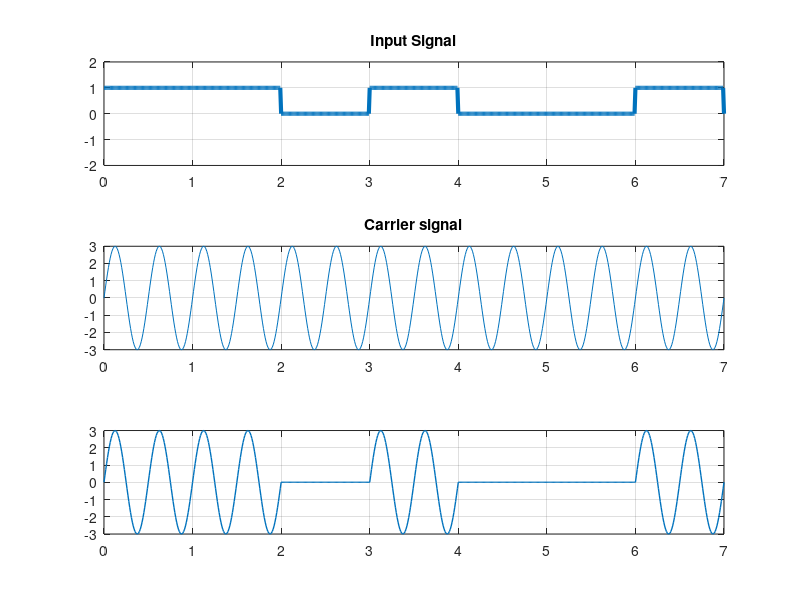

Write the MATLAB code that produced this figure.
clc
clear
close all

bits = [1 1 0 1  0 0 1];
%bits=input('Enter bit stream: ');

bitrate = 1;

sampling_rate = 100;
sampling_time = 1/sampling_rate;

end_time = length(bits)/bitrate;
time = 0:sampling_time:end_time;
lenTime=length(time);


%input digital data
x=zeros(1,lenTime);
for i = 1:length(bits)
  if bits(i) == 1
    x((i-1)*sampling_rate+1:i*sampling_rate) =1;
  end
end

subplot(3,1,1);
plot(time, x, 'linewidth', 3);
ylim([-2, 2]);
title("Input Signal");
grid on;
a = 3; %Amplitude
f = 2; %Frequency
modulation = a*sin(2*pi*f*time);

subplot(3,1,2);
plot(time, modulation);
title("Carrier signal"); 
grid on;


in = 1; %Bitstream in

for i = 1:length(time)
    if bits(in) == 0
        modulation(i) = 0;
    end
    if time(i)*bitrate >= in
        in = in+1;
    end
end


%axis([0 end_time -12 12]);
subplot(3,1,3);
plot(time, modulation, "LineWidth", 1);
grid on;



%Demodulation

in = 1;

for i = 1:length(modulation)
    if modulation(i) ~= 0
        demodultaion(in) = 1;
    else
        demodultaion(in) = 0;
    end
    if time(i)*bitrate >= in
        in = in+1;
    end
end

disp(demodultaion);
